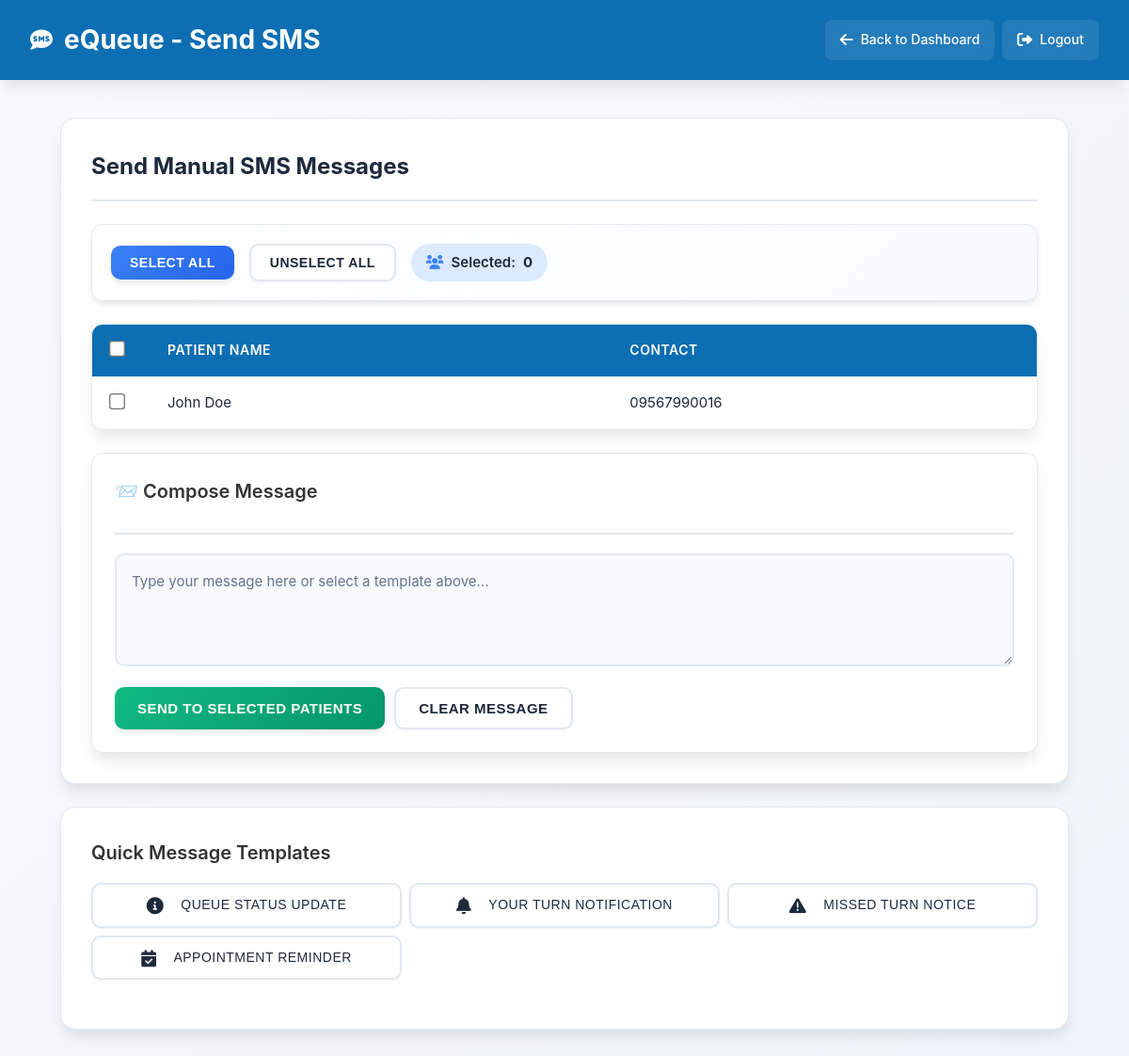
The app's page /public/sms.php (signed in) with its own data.
### tables this page shows
CREATE TABLE `patients` (
  `id` int(11) NOT NULL,
  `first_name` varchar(100) NOT NULL,
  `middle_name` varchar(100) DEFAULT NULL,
  `last_name` varchar(100) NOT NULL,
  `age` int(11) NOT NULL,
  `contact_number` varchar(20) NOT NULL,
  `reason_for_visit` text DEFAULT NULL,
  `parent_guardian` varchar(255) DEFAULT NULL,
  `queue_number` int(11) NOT NULL,
  `department_id` int(11) NOT NULL,
  `department_staff_id` int(11) DEFAULT NULL,
  `status` enum('waiting','called','in consultation','done','cancelled','no show') NOT NULL DEFAULT 'waiting',
  `check_in_time` timestamp NOT NULL DEFAULT current_timestamp(),
  `created_at` timestamp NOT NULL DEFAULT current_timestamp(),
  `birthdate` date DEFAULT NULL,
  `address` text DEFAULT NULL,
  `gender` enum('male','female','prefer not to say') DEFAULT NULL,
  `civil_status` enum('single','married','widow') DEFAULT NULL,
  `registration_datetime` datetime DEFAULT NULL
);

### app/models/Patient.php (called while the page is built, shortened)
<?php
class Patient {
    private $conn;
    private $table_name = "patients";
    public function __construct($db) {
        $this->conn = $db;
    }
    public function get_all_by_department($department_id) {
    $query = "SELECT p.*, d.name as department_staff_name, dep.name as department_name
              FROM " . $this->table_name . " p
              LEFT JOIN department_staff d ON p.department_staff_id = d.id
              LEFT JOIN departments dep ON p.department_id = dep.id
              WHERE p.department_id = ? AND p.status NOT IN ('done', 'cancelled')
              ORDER BY p.queue_number ASC";
    $stmt = $this->conn->prepare($query);
    $stmt->bind_param("i", $department_id);
    $stmt->execute();
    return $stmt->get_result();
}
    public function combineNames($first_name, $middle_name, $last_name) {
        $name_parts = array_filter([$first_name, $middle_name, $last_name]);
        return implode(' ', $name_parts);
    }
}
?>

### public/sms.php (the view, shortened to what this page needs)
<?php
require_once '../config/config.php';
require_once '../app/models/Patient.php';
$patient_model = new Patient($conn);
$staff_department_id = $_SESSION['department_id'] ?? null;
$patients = $staff_department_id ? $patient_model->get_all_by_department($staff_department_id) : null;
?>
<!DOCTYPE html>
<html lang="en">
<head>
    <link rel="stylesheet" href="css/style.css">
    <link rel="stylesheet" href="css/components/sms.css">
    <link rel="stylesheet" href="https://cdnjs.cloudflare.com/ajax/libs/font-awesome/6.0.0/css/all.min.css">
</head>
<body>
    <header>
        <h1><i class="fas fa-sms"></i> eQueue - Send SMS</h1>
        <div class="header-nav">
            <a href="dashboard.php"><i class="fas fa-arrow-left"></i> Back to Dashboard</a>
            <a href="../app/controllers/StaffController.php?action=logout" onclick="return confirm('Are you sure you want to logout?')"><i class="fas fa-sign-out-alt"></i> Logout</a>
        </div>
    </header>
    <div class="container">
        <main>
            <div class="form-section">
                <h2>Send Manual SMS Messages</h2>
                <div class="controls">
                    <div class="selection-controls">
                        <button class="btn btn-primary" onclick="selectAll()">Select All</button>
                        <button class="btn btn-secondary" onclick="unselectAll()">Unselect All</button>
                        <span class="selected-count">Selected: <strong id="selectedCount">0</strong></span>
                    </div>
                </div>
                <div class="table-container">
                    <table id="patientTable">
                        <thead>
                            <tr>
                                <th class="checkbox-cell">
                                    <input type="checkbox" id="selectAllCheckbox" onchange="toggleAll()">
                                </th>
                                <th>Patient Name</th>
                                <th>Contact</th>
                            </tr>
                        </thead>
                        <tbody id="patientTableBody">
                            <?php
                            $patients->data_seek(0);
                            while ($patient = $patients->fetch_assoc()):
                            ?>
                                <tr>
                                    <td class="checkbox-cell">
                                        <input type="checkbox" class="patient-checkbox" value="<?php echo $patient['id']; ?>" onchange="updateSelectedCount()">
                                    </td>
                                    <td><?php echo htmlspecialchars($patient_model->combineNames($patient['first_name'], $patient['middle_name'], $patient['last_name'])); ?></td>
                                    <td><?php echo htmlspecialchars($patient['contact_number']); ?></td>
                                </tr>
                            <?php endwhile; ?>
                        </tbody>
                    </table>
                </div>
                <div class="message-section" id="messageSection">
                    <div class="message-header">
                        <h3>📨 Compose Message</h3>
                    </div>
                    <textarea id="messageText" placeholder="Type your message here or select a template above..."></textarea>
                    <div style="display: flex; gap: 10px; margin-top: 15px;">
                        <button class="btn btn-success" onclick="sendMessages()">Send to Selected Patients</button>
                        <button class="btn btn-secondary" onclick="clearMessage()">Clear Message</button>
                    </div>
                </div>
            </div>
            <div class="form-section">
                <h3>Quick Message Templates</h3>
                <div class="template-buttons">
                    <button type="button" class="btn btn-secondary" onclick="useTemplate('Medicare Community Hospital: There are [X] patients ahead of you. Please prepare to proceed to the waiting area.')">
                        <i class="fas fa-info-circle"></i> Queue Status Update
                    </button>
                    <button type="button" class="btn btn-secondary" onclick="useTemplate('Medicare Community Hospital: It\'s your turn now. Please proceed to the consultation room.')">
                        <i class="fas fa-bell"></i> Your Turn Notification
                    </button>
                    <button type="button" class="btn btn-secondary" onclick="useTemplate('Medicare Community Hospital: You missed your turn. Please check in at reception to be re-queued.')">
                        <i class="fas fa-exclamation-triangle"></i> Missed Turn Notice
                    </button>
                    <button type="button" class="btn btn-secondary" onclick="useTemplate('Medicare Community Hospital: Please arrive 15 minutes before your scheduled appointment time.')">
                        <i class="fas fa-calendar-check"></i> Appointment Reminder
                    </button>
                </div>
            </div>
            </div>
</body>
</html>

### public/css/style.css (style rules this page uses)
:root { --bg-color: #f8fafc; --card-bg: #ffffff; --text-color: #1e293b; --text-secondary: #6b7280; --border-color: #e2e8f0; --primary: #3b82f6; --primary-hover: #2563eb; --danger: #ef4444; --danger-hover: #dc2626; --success: #10b981; --warning: #f59e0b; --shadow: rgba(0, 0, 0, 0.1); --font-family: -apple-system, BlinkMacSystemFont, 'Segoe UI', Roboto, Oxygen, Ubuntu, Cantarell, sans-serif; --border-radius: 8px; --border-radius-lg: 12px; --border-radius-xl: 16px; --transition: all 0.3s ease; }
* { margin: 0; padding: 0; box-sizing: border-box; }
body { font-family: var(--font-family); background: var(--bg-color); color: var(--text-color); line-height: 1.6; min-height: 100vh; transition: var(--transition); }
.container { max-width: 1200px; margin: 0 auto; padding: 2rem; background: linear-gradient(135deg, var(--bg-color) 0%, rgba(59, 130, 246, 0.05) 100%); min-height: 100vh; }
main { padding: 2rem; }
h2 { font-size: 1.5rem; font-weight: 600; color: #1e293b; margin-bottom: 1.5rem; padding-bottom: 0.5rem; border-bottom: 2px solid #e2e8f0; }
h3 { font-size: 1.25rem; font-weight: 600; color: #475569; margin-bottom: 1rem; }
.btn { display: inline-flex; align-items: center; gap: 0.5rem; padding: 0.75rem 1.5rem; font-weight: 500; border-radius: 8px; text-decoration: none; border: none; cursor: pointer; font-size: 0.875rem; transition: all 0.2s ease; text-align: center; }
.btn-primary { background: linear-gradient(135deg, #667eea 0%, #764ba2 100%); color: white; }
.btn-secondary { background-color: #f1f5f9; color: #475569; border: 1px solid #e2e8f0; }
.btn-success { background-color: #f0fdf4; color: #15803d; border: 1px solid #bbf7d0; }

### public/sms.php (style rules this page uses)
header { margin-bottom: 0.5rem; }
.container { padding-top: 1rem; }
main { padding-top: 1rem; }
.template-buttons { display: grid; grid-template-columns: repeat(auto-fit, minmax(250px, 1fr)); gap: 0.5rem; margin-top: 1rem; }
.template-buttons .btn { text-align: left; padding: 0.75rem 1rem; white-space: normal; height: auto; line-height: 1.4; }
.template-buttons .btn i { margin-right: 0.5rem; }
.form-section { margin-bottom: 1.5rem; }
.form-section h3 { margin-bottom: 0.75rem; color: #333; }

### records on screen
patients: first_name+middle_name+last_name "John Doe", contact_number "09567990016"
